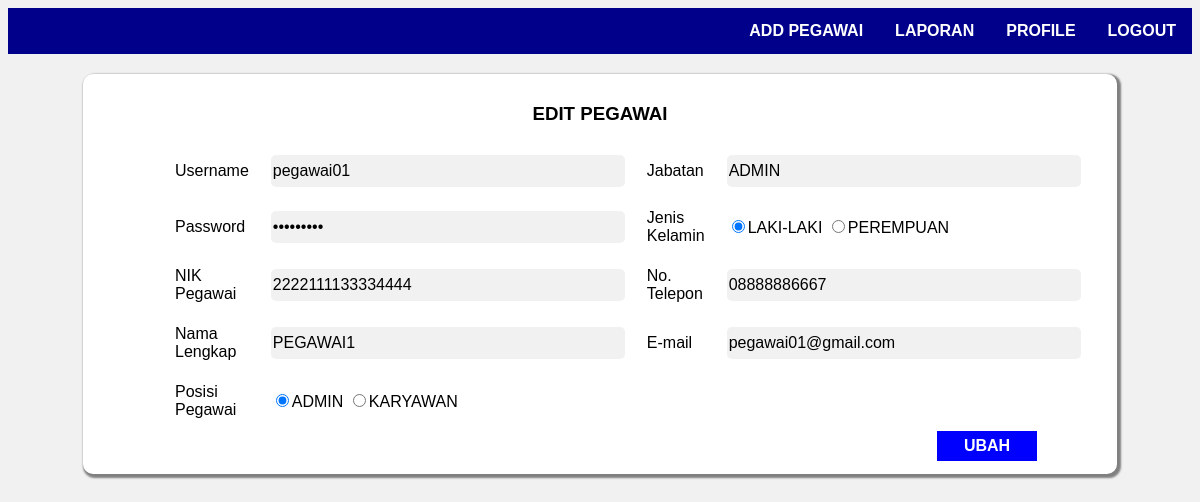
Screenshot of /editpage.php?id=7 with the database file from the repository.
### tables this page shows
CREATE TABLE `pegawai` (
  `idPegawai` int(11) NOT NULL,
  `username` varchar(40) DEFAULT NULL,
  `password` varchar(30) DEFAULT NULL,
  `nikPegawai` varchar(16) DEFAULT NULL,
  `namaPegawai` varchar(100) DEFAULT NULL,
  `posisiPegawai` varchar(30) DEFAULT NULL,
  `jabatanPegawai` varchar(100) DEFAULT NULL,
  `gender` varchar(10) DEFAULT NULL,
  `email` varchar(50) DEFAULT NULL,
  `notelp` varchar(15) DEFAULT NULL,
  `foto` varchar(255) DEFAULT NULL
);

### editpage.php (the view, shortened to what this page needs)
<?php
include 'koneksi.php';
$id=$_GET['id'];
$pegawai = mysqli_query($db, "SELECT*FROM pegawai WHERE idPegawai='$id'");
$row=mysqli_fetch_array($pegawai);
function active_radio_button($value, $input){
	$result = $value==$input?'checked':'';
	return $result;
}
?>
<!DOCTYPE html>
<html>
<head>
	<link rel="stylesheet" type="text/css" href="and_edit.css">
</head>
<body>
	<div class="navigation">
		<a href="globalPage.php"><b>LOGOUT</b></a>
		<a href="about-admin.php"><b>PROFILE</b></a>
		<a href="laporan.php"><b>LAPORAN</b></a>
		<a href="add_edit.php"><b>ADD PEGAWAI</b></a>
	</div>
	<div class="add">
		<div class="sub-add">
			<form method="POST" action="proses_edit.php">
				<h3 align="center">EDIT PEGAWAI</h3>
			<table>
				<tr>
					<td id="kesatu">Username</td>
					<td id="kedua"><input type="text" name="username" placeholder="Username" value="<?php echo $row['username'];?>"></td>
					<td id="kesatu">Jabatan</td>
					<td id="kedua"><input type="text" name="jabatan" placeholder="Jabatan" value="<?php echo $row['jabatanPegawai'];?>"></td>
				</tr>
				<tr>
					<td id="kesatu">Password</td>
					<td id="kedua"><input type="password" name="psw" placeholder="Password" value="<?php echo $row['password'];?>"></td>
					<td id="kesatu">Jenis Kelamin</td>
					<td>
						<input type="radio" name="gender" value="LAKI-LAKI" <?php echo active_radio_button("LAKI-LAKI", $row['gender']); ?>>LAKI-LAKI
						<input type="radio" name="gender" value="PEREMPUAN" <?php echo active_radio_button("PEREMPUAN", $row['gender']); ?>>PEREMPUAN
					</td>
				</tr>
				<tr>
					<td id="kesatu">NIK Pegawai</td>
					<td id="kedua"><input type="text" name="nik" placeholder="NIK 16 digit..." value="<?php echo $row['nikPegawai'];?>"></td>
					<td id="kesatu">No. Telepon</td>
					<td id="kedua"><input type="text" name="telp" placeholder="Nomor Telepon" value="<?php echo $row['notelp'];?>"></td>
				</tr>
				<tr>
					<td id="kesatu">Nama Lengkap</td>
					<td id="kedua"><input type="text" name="nama" placeholder="Nama Lengkap" value="<?php echo $row['namaPegawai'];?>"></td>
					<td id="kesatu">E-mail</td>
					<td id="kedua"><input type="email" name="email" placeholder="E-mail" value="<?php echo $row['email'];?>"></td>
				</tr>
				<tr>
					<td id="kesatu">Posisi Pegawai</td>
					<td>
						<input type="radio" name="posisi" value="ADMIN" <?php echo active_radio_button("ADMIN", $row['posisiPegawai']); ?>>ADMIN
						<input type="radio" name="posisi" value="KARYAWAN" <?php echo active_radio_button("KARYAWAN", $row['posisiPegawai']);?>>KARYAWAN
					</td>
				</tr>
			</table>
			<button id="btn1" type="submit" value="simpan">UBAH</button>
		</form>
		</div>
	</div>
</body>
</html>

### and_edit.css (style rules this page uses)
body { font-family: Arial, Helvetica, sans-serif; background-color: #f1f1f1; }
.navigation { overflow: hidden; background-color: darkblue; }
.navigation a { float: right; font-size: 16px; color: white; text-align: center; padding: 14px 16px; text-decoration: none; }
.add { margin-top: 20px; margin-left: 75px; margin-right:75px; margin-bottom: 20px; height: 400px; background-color: white; border-radius: 10px; box-shadow: 2px 2px 2px 2px grey; }
.sub-add { margin-left: 80px; margin-right: 80px; padding-top: 10px; padding-bottom: 20px; }
td { padding: 10px; }
#kedua input { width: 350px; height: 30px; border-radius: 5px; border-style: none; font-size: 16px; background: #f1f1f1; }
#btn1 { float: right; width: 100px; height: 30px; font-size: 16px; font-weight: bold; color: white; background-color: blue; border-style: none; }

### rows the page displays
pegawai: username "pegawai01", jabatan "ADMIN", nik "2222111133334444", telp "08888886667", nama "PEGAWAI1", email "pegawai01@gmail.com"
